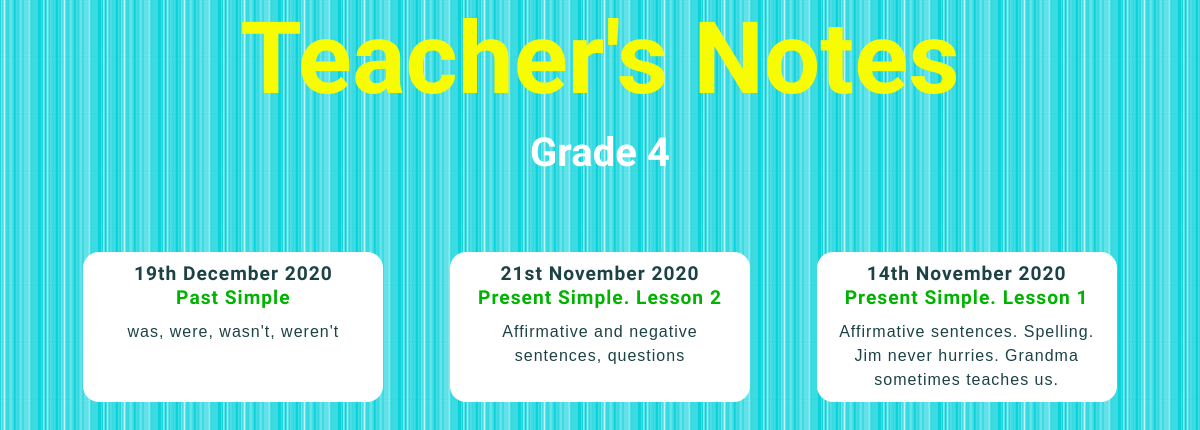
The page /blog/grade4/ on the database as committed earlier.
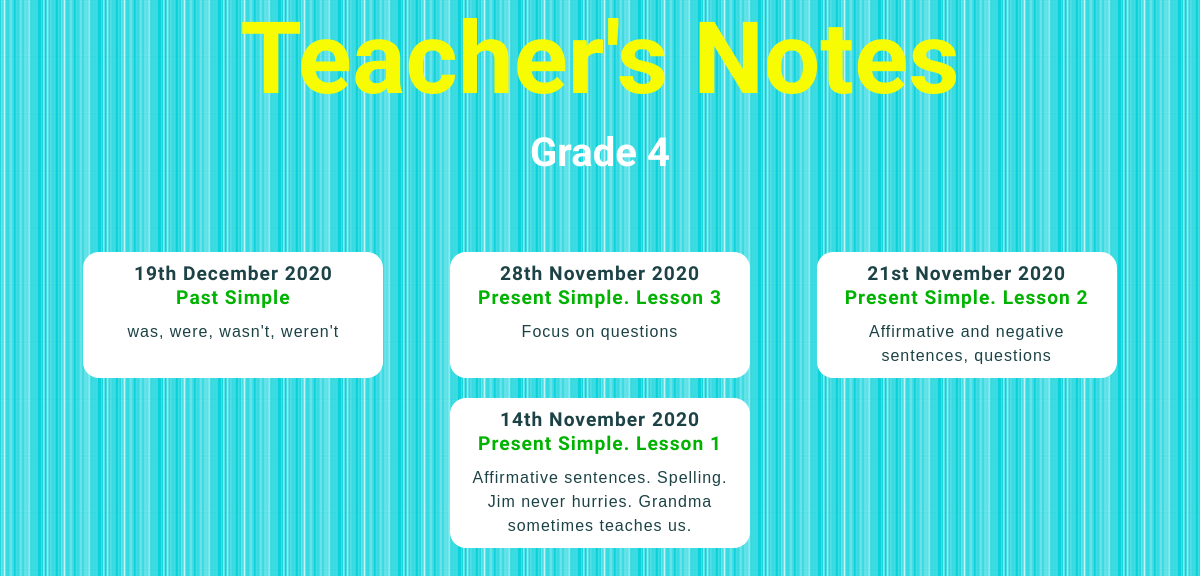
The same page on the database as committed later.
### blog/models.py (models this page shows, shortened)
class Grade4blogpost(models.Model):
    grade = models.CharField(max_length=10, default='Grade 4')
    date = models.DateField()
    title = models.TextField(max_length=200)
    intro = models.TextField(max_length=400, default='intro')
    description = models.TextField()
    image = models.ImageField(upload_to='blog/images/', default='blog/images/soon.png')
    file = models.FileField(upload_to='blog/downloads/', blank='True')
    credits = models.TextField(blank='True')

### blog/views.py (the view)
# urls.py: path('grade4/', views.view_all_grade4, name='url_all_grade4'),
def view_all_grade4(request):
    blogposts = Grade4blogpost.objects.order_by('-date')
    return render(request, 'blog/onegrade_4.html', {'blogposts': blogposts})

### blog/templates/blog/onegrade_4.html (shortened to what this page needs)
<!DOCTYPE html>
{% load static %}
<html lang="en">
<head>
    <link href="{% static 'blog/all_posts.css' %}" type="text/css" rel="stylesheet"/>
    <link href="{% static 'blog/queries.css' %}" type="text/css" rel="stylesheet"/>
</head>
<body>
<header>
    <h1>Teacher's Notes</h1>
    <h2>Grade 4</h2>
</header>
<section>
    <h3></h3>
    <div class="flex-container">
        {% for blogpost in blogposts %}
            <a class="button" href="{% url 'blog:url_one_grade4' blogpost.id %}">
                <h4>{{ blogpost.date|date:'jS F Y' }}</h4>
                <h5>{{ blogpost.title }}</h5>
                <p>{{ blogpost.intro|safe|truncatewords:20 }}</p></a>
        {% endfor %}
    </div>
</section>
</body>
</html>

Rows that differ between the two databases and show on the page:
added Grade4blogpost: date "28th November 2020", title "Present Simple. Lesson 3", intro "Focus on questions"
